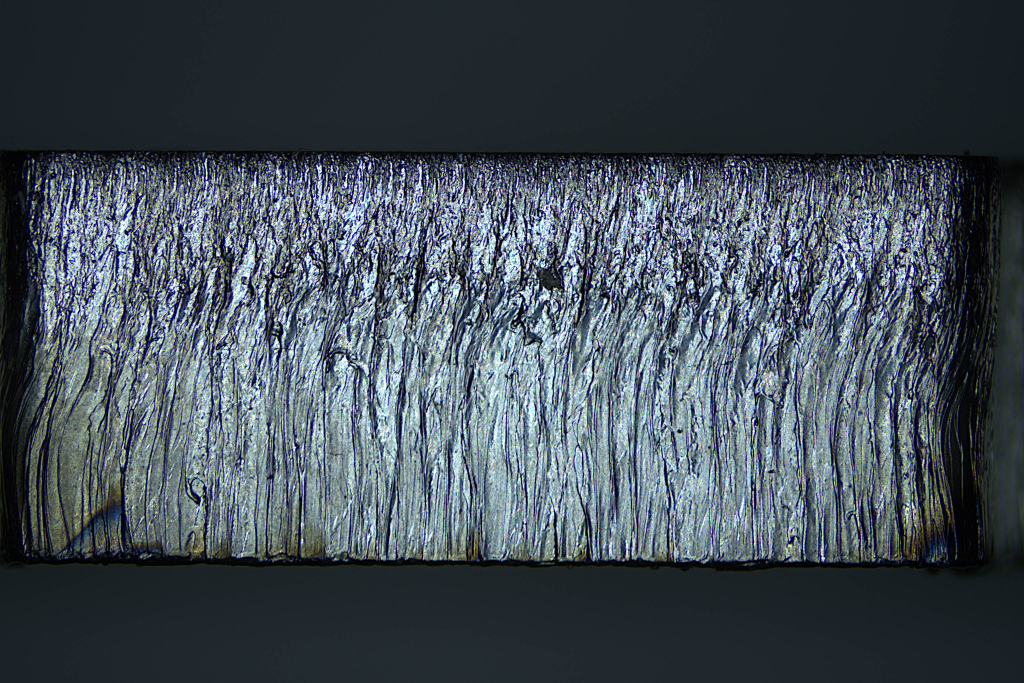
#> input picture Data/data2021_ori/90_ori/1/0326_164430.jpg, 3072 x 2048 px (shown at 1/3 size)
$ python -i datasetGenV2.py   (imports and definitions only)   (older library calls are emulated)
#> lines starting #> are read from the running program, lines starting #| are printed output that depends on the picture; after the words box and inside, x2 and y2 are one past the last pixel; in counts of white or black regions, pixels touching at a corner belong together
import os
import random

import cv2
import pandas as pd

data_dir = 'Data/data2021_ori/90_ori'


def resize_keep_aspectratio(image_src, dst_size):
    src_h, src_w = image_src.shape[:2]
    # print(src_h, src_w)
    dst_h, dst_w = dst_size

    # 判断应该按哪个边做等比缩放
    h = dst_w * (float(src_h) / src_w)  # 按照ｗ做等比缩放
    w = dst_h * (float(src_w) / src_h)  # 按照h做等比缩放

    h = int(h)
    w = int(w)

    if h <= dst_h:
        image_dst = cv2.resize(image_src, (dst_w, int(h)))
    else:
        image_dst = cv2.resize(image_src, (int(w), dst_h))

    h_, w_ = image_dst.shape[:2]
    # print(h_, w_)

    top = int((dst_h - h_) / 2);
    down = int((dst_h - h_ + 1) / 2);
    left = int((dst_w - w_) / 2);
    right = int((dst_w - w_ + 1) / 2);

    value = 0
    borderType = cv2.BORDER_CONSTANT
    # print(top, down, left, right)
    image_dst = cv2.copyMakeBorder(image_dst, top, down, left, right, borderType, None, value)

    return image_dst


def image_reshape(img):
    gray = cv2.cvtColor(img, cv2.COLOR_RGB2GRAY)
    # cv2.imshow('gray', gray)
    # cv2.waitKey(0)

    binary = cv2.adaptiveThreshold(gray, 255, cv2.ADAPTIVE_THRESH_GAUSSIAN_C, cv2.THRESH_BINARY_INV, 25, 15)
    # [4 lines of commented-out code are left out]
    edge = cv2.Laplacian(gray, cv2.CV_8U, ksize=3)
    # cv2.imshow('edge', edge)
    # cv2.waitKey(0)

    src_h, src_w = edge.shape[:2]
    size = max(src_h, src_w)
    dct_size = (720, 720)

    result_gray = resize_keep_aspectratio(edge, dct_size)

    result = cv2.cvtColor(result_gray, cv2.COLOR_GRAY2RGB)
    # result = cv2.bitwise_and(img, mask)
    # cv2.imshow('result', result)
    # cv2.waitKey(0)
    return result


# [45 lines not run here, left out]

>>> import cv2
>>> picture = cv2.cvtColor(cv2.imread('../Data/data2021_ori/90_ori/1/0326_164430.jpg'), cv2.COLOR_BGR2RGB)
>>> result = image_reshape(picture)
#> in image_reshape, `gray = cv2.cvtColor(img, cv2.COLOR_RGB2GRAY)`:
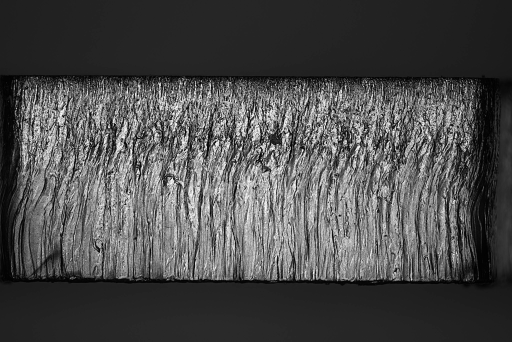
#> gray: shape (2048, 3072) (shown at 1/6 size); min 0, max 255, mean 76.4
#> in image_reshape, `binary = cv2.adaptiveThreshold(gray, 255, cv2.ADAPTIVE_THRESH_GAUSSIAN..`:
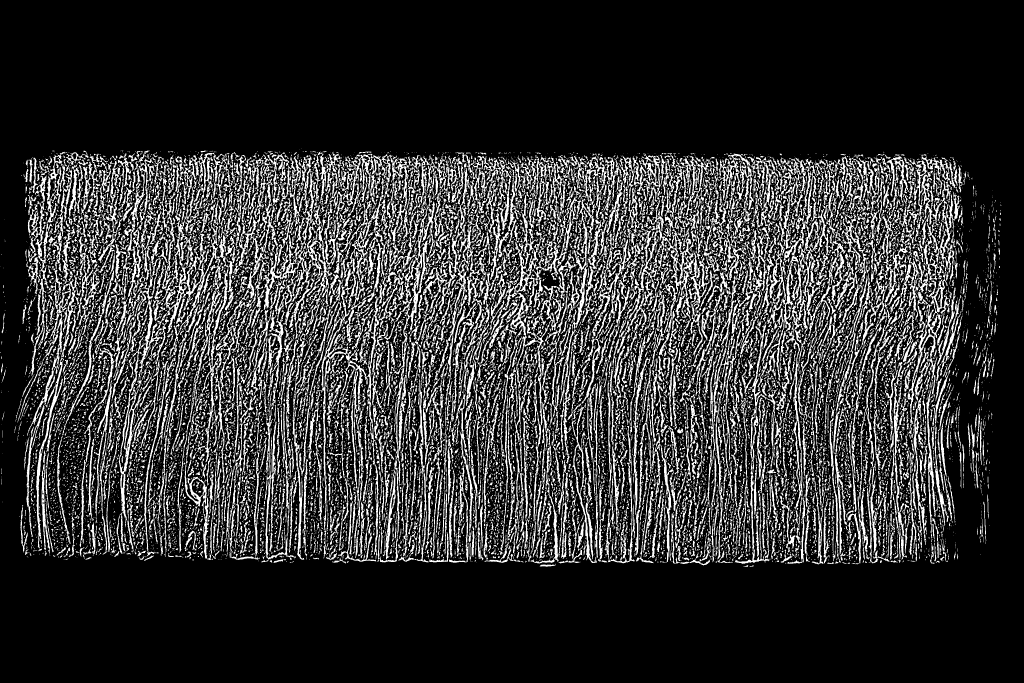
#> binary: shape (2048, 3072) (shown at 1/3 size); 19.3% white; 17147 white regions (12508 under 20 px), largest, box (x1, y1, x2, y2) and area: (1506, 467, 1868, 1392) 39155, (2284, 476, 2607, 1527) 34095, (963, 580, 1305, 1687) 32642
#> in image_reshape, `edge = cv2.Laplacian(gray, cv2.CV_8U, ksize=3)`:
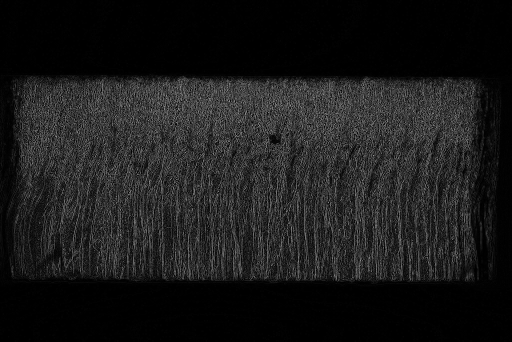
#> edge: shape (2048, 3072) (shown at 1/6 size); min 0, max 255, mean 26.7
#> in resize_keep_aspectratio, `image_dst = cv2.resize(image_src, (dst_w, int(h)))`:
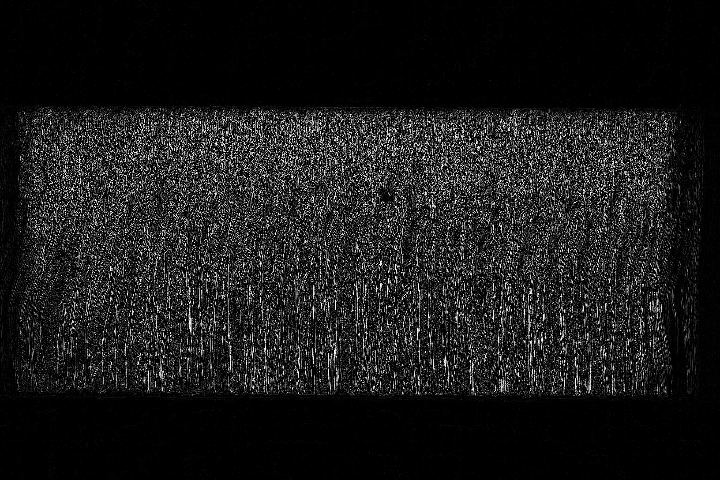
#> image_dst: shape (480, 720); min 0, max 255, mean 26.8
#> in resize_keep_aspectratio, `image_dst = cv2.copyMakeBorder(image_dst, top, down, left, right, bord..`:
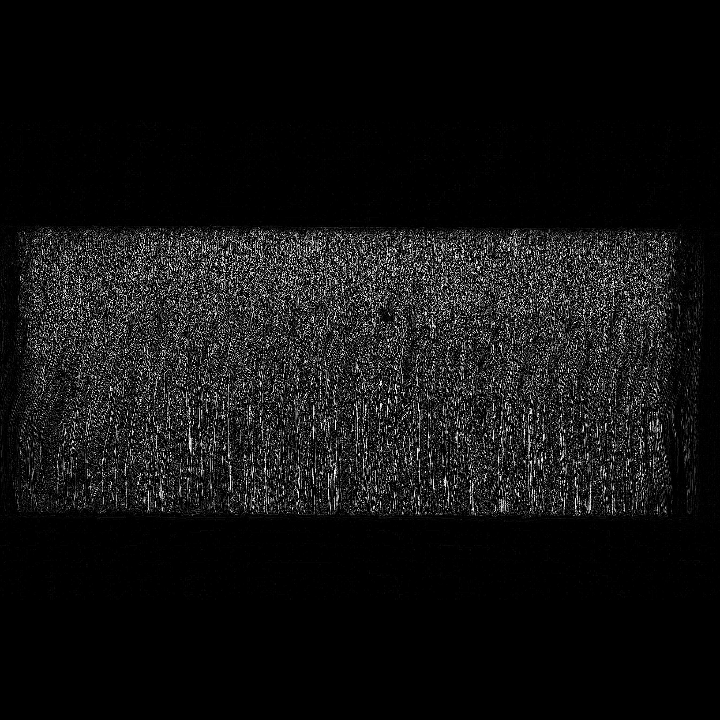
#> image_dst: shape (720, 720); min 0, max 255, mean 17.9

$ run again, on Data/data2021_ori/90_ori/10/0326_162937.jpg
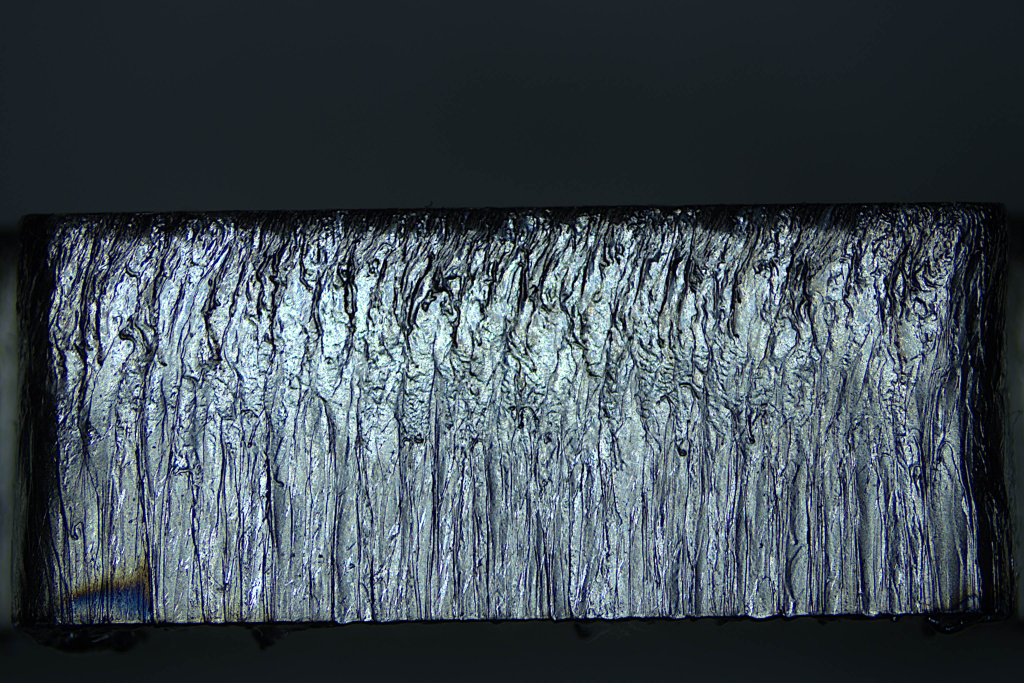
#> input picture Data/data2021_ori/90_ori/10/0326_162937.jpg, 3072 x 2048 px (shown at 1/3 size)
#> in image_reshape, `binary = cv2.adaptiveThreshold(gray, 255, cv2.ADAPTIVE_THRESH_GAUSSIAN..`:
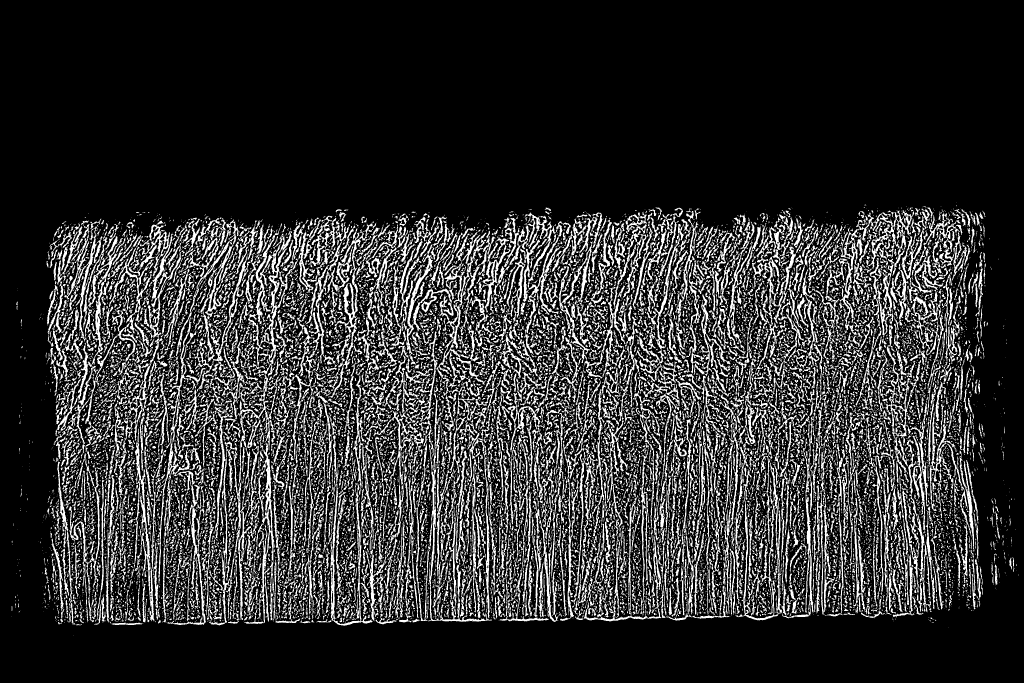
#> binary: shape (2048, 3072) (shown at 1/3 size); 18.4% white; 18529 white regions (12904 under 20 px), largest, box (x1, y1, x2, y2) and area: (713, 658, 990, 1499) 19928, (472, 951, 618, 1875) 13100, (528, 658, 769, 1174) 13033
#> in resize_keep_aspectratio, `image_dst = cv2.copyMakeBorder(image_dst, top, down, left, right, bord..`:
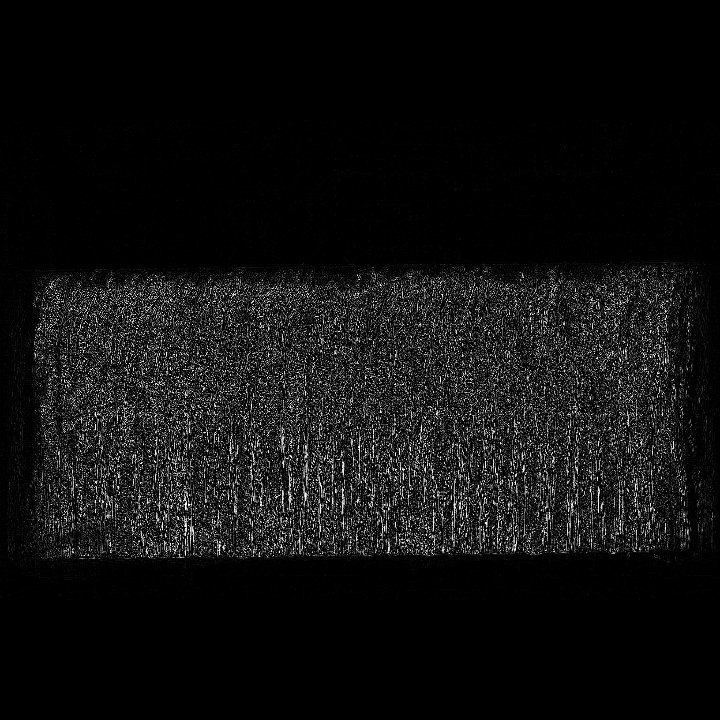
#> image_dst: shape (720, 720); min 0, max 255, mean 16.2

$ run again, on Data/data2021_ori/90_ori/10/0326_162950.jpg
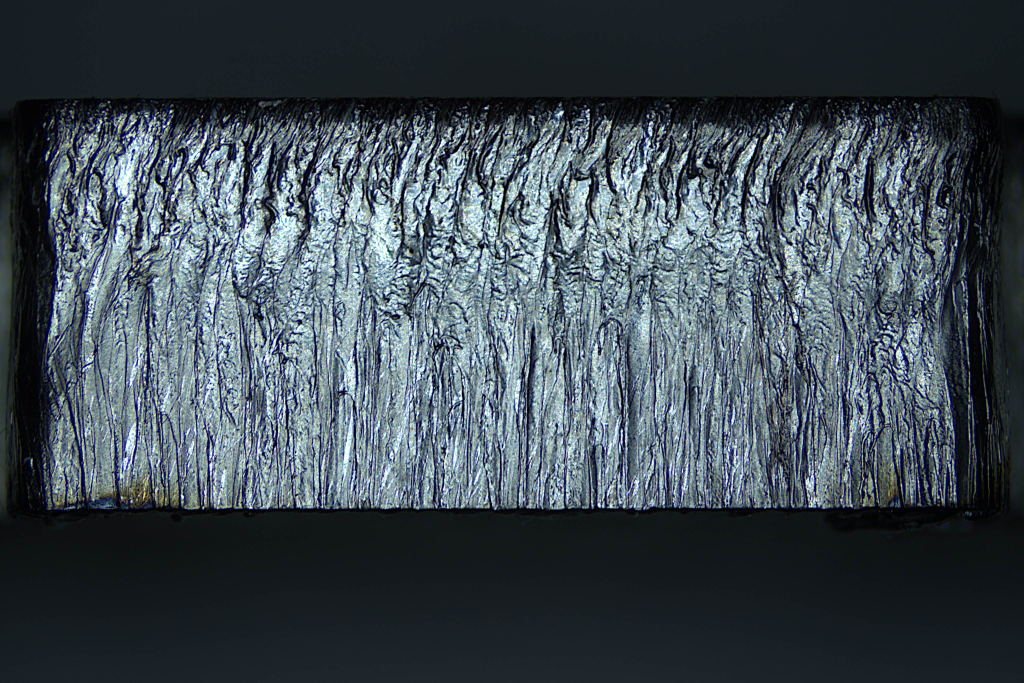
#> input picture Data/data2021_ori/90_ori/10/0326_162950.jpg, 3072 x 2048 px (shown at 1/3 size)
#> in image_reshape, `binary = cv2.adaptiveThreshold(gray, 255, cv2.ADAPTIVE_THRESH_GAUSSIAN..`:
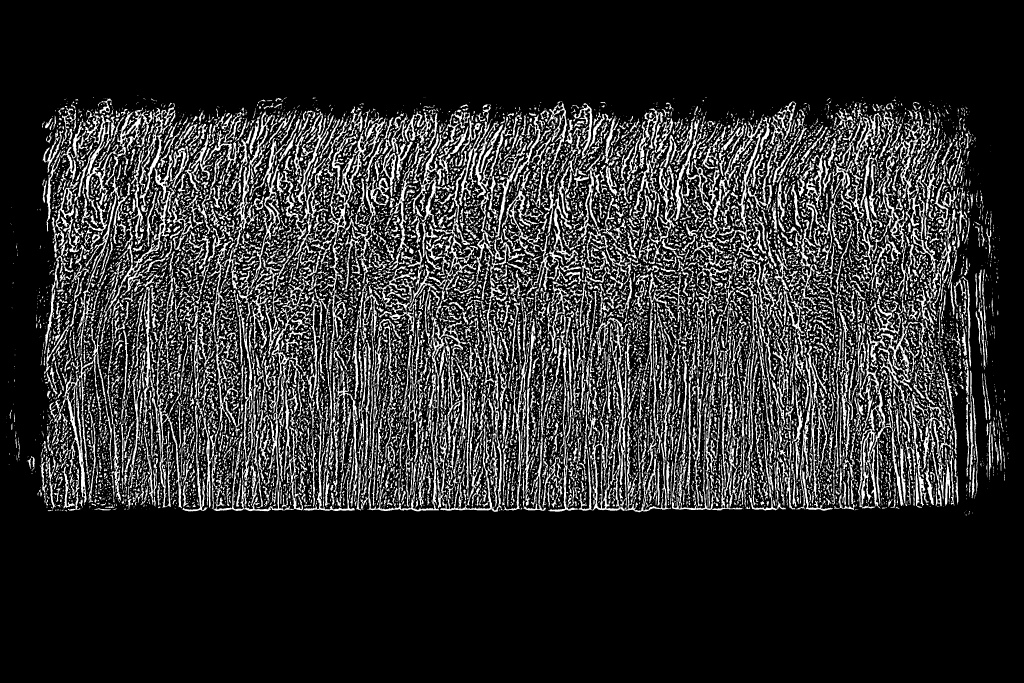
#> binary: shape (2048, 3072) (shown at 1/3 size); 18% white; 14170 white regions (8869 under 20 px), largest, box (x1, y1, x2, y2) and area: (2016, 1049, 2228, 1531) 13889, (1069, 711, 1429, 1534) 13881, (2568, 1014, 2710, 1526) 11379
#> in resize_keep_aspectratio, `image_dst = cv2.copyMakeBorder(image_dst, top, down, left, right, bord..`:
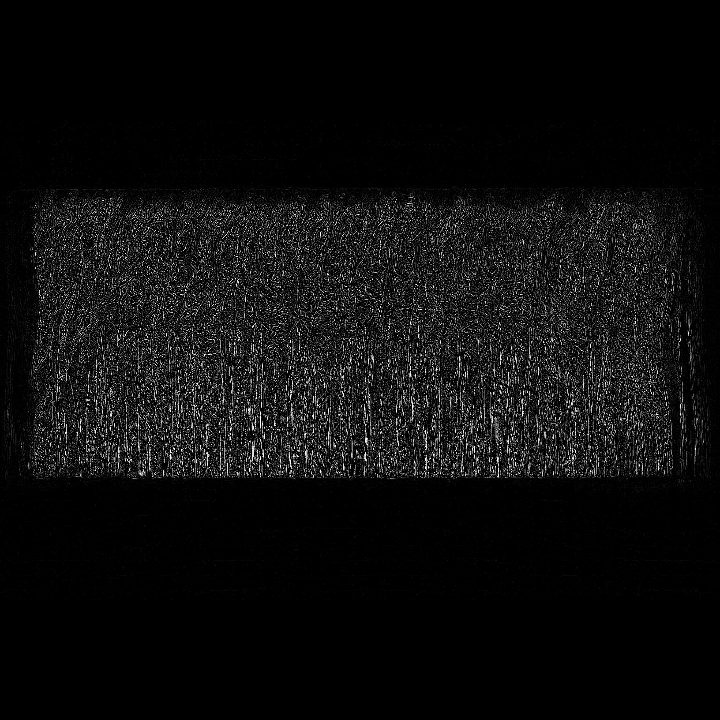
#> image_dst: shape (720, 720); min 0, max 255, mean 13.8
